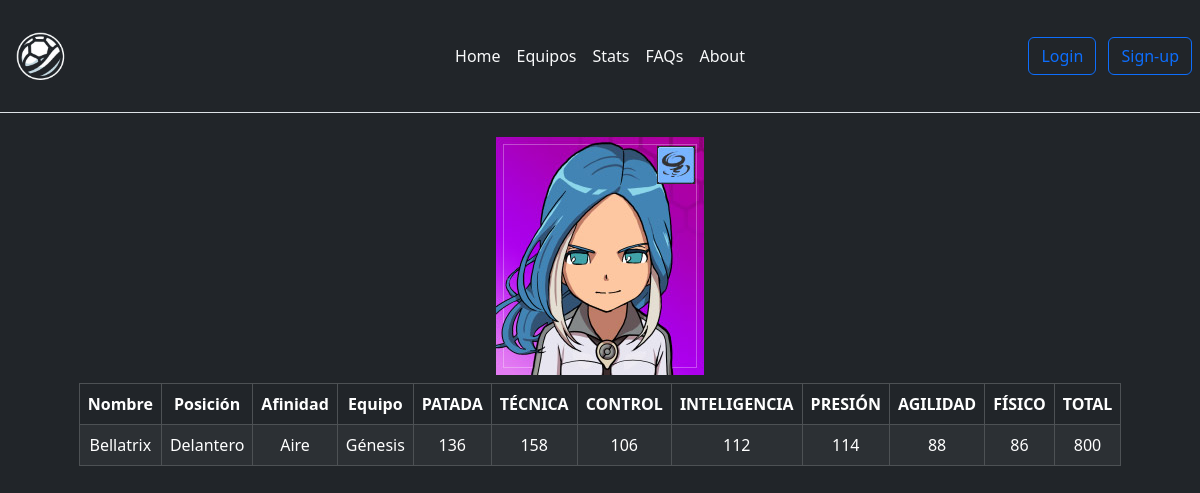
The page /include/stats_view.php?id=2 on the database its author committed.
### tables this page shows
create table jugadores(
	id int primary key auto_increment not null,
    Nombre varchar(35) not null,
    Posición enum("Delantero","Centrocampista","Defensa","Portero") not null,
    Afinidad enum("Aire","Fuego","Bosque","Montaña") not null,
    Equipo varchar(25) not null,
    PATADA	tinyint unsigned not null,
    TÉCNICA	tinyint unsigned not null,
    CONTROL	tinyint unsigned not null, 
    INTELIGENCIA tinyint unsigned not null, 
    PRESIÓN	tinyint unsigned not null, 
    AGILIDAD tinyint unsigned not null, 	
    FÍSICO tinyint unsigned not null,
    TOTAL int unsigned
);

### include/stats_view.php (the view, shortened to what this page needs)
<?php include ("../include/index.inc.php") ?>
<?php include ("../include/connect.inc.php") ?>
<?php
if (!isset($_GET["id"])) {
    header("location:../paginas/adminedit.php");
} else {
    $consulta = "SELECT * FROM jugadores WHERE id=" . $_GET["id"];
    $mysql = connectDB();
    $tabla = $mysql->query($consulta);
}
?>
<!DOCTYPE html>
<html lang="en">
<head>
</head>
<body class="bg-dark">
    <main>
        <div class="container mx-auto text-center mb-2">
            <?php
            $foto = "SELECT Nombre FROM jugadores WHERE id=" . $_GET["id"];
            $fotoTabla = $mysql->query($foto);
            while ($foto = $fotoTabla->fetch_assoc()) {
                ?>
                <img src="../Imagenes/Alius/<?php echo $foto["Nombre"] ?>.png" alt="<?php echo $foto["Nombre"] ?>">
                <?php
            }
            ?>
        </div>
        <div class="container d-flex justify-content-center">
            <div class="table-responsive">
                <table class="table table-dark table-striped table-bordered text-center align-middle">
                    <thead>
                        <tr>
                            <th scope="col">Nombre</a></th>
                            <th scope="col">Posición</a></th>
                            <th scope="col">Afinidad</a></th>
                            <th scope="col">Equipo</a></th>
                            <th scope="col">PATADA</a></th>
                            <th scope="col">TÉCNICA</a></th>
                            <th scope="col">CONTROL</a></th>
                            <th scope="col">INTELIGENCIA</a></th>
                            <th scope="col">PRESIÓN</a></th>
                            <th scope="col">AGILIDAD</a></th>
                            <th scope="col">FÍSICO</a></th>
                            <th scope="col">TOTAL</a></th>
                        </tr>
                    </thead>
                    <tbody>
                        <?php
                        while ($registro = $tabla->fetch_assoc()) {
                            ?>
                            <tr>
                                <td> <?php echo $registro["Nombre"] ?> </td>
                                <td> <?php echo $registro["Posición"] ?> </td>
                                <td> <?php echo $registro["Afinidad"] ?> </td>
                                <td> <?php echo $registro["Equipo"] ?> </td>
                                <td> <?php echo $registro["PATADA"] ?> </td>
                                <td> <?php echo $registro["TÉCNICA"] ?> </td>
                                <td> <?php echo $registro["CONTROL"] ?> </td>
                                <td> <?php echo $registro["INTELIGENCIA"] ?> </td>
                                <td> <?php echo $registro["PRESIÓN"] ?> </td>
                                <td> <?php echo $registro["AGILIDAD"] ?> </td>
                                <td> <?php echo $registro["FÍSICO"] ?> </td>
                                <td> <?php echo $registro["TOTAL"] ?> </td>
                            </tr>
                            <?php
                        }
                        ?>
                    </tbody>
                </table>
            </div>
        </div>
    </main>
</body>
</html>

### rows shown on the page
jugadores: Nombre (picture), Nombre "Bellatrix", Posición "Delantero", Afinidad "Aire", Equipo "Génesis", PATADA "136", TÉCNICA "158", CONTROL "106", INTELIGENCIA "112", PRESIÓN "114", AGILIDAD "88", FÍSICO "86", TOTAL "800"
